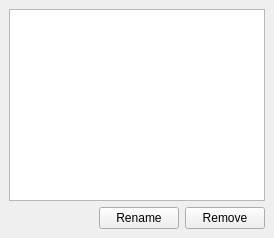
               <widget class="QWidget" name="conv_fav">
                <attribute name="title">
                 <string>Bookmarks</string>
                </attribute>
                <layout class="QVBoxLayout" name="verticalLayout_11">
                 <property name="leftMargin">
                  <number>9</number>
                 </property>
                 <property name="topMargin">
                  <number>9</number>
                 </property>
                 <property name="rightMargin">
                  <number>9</number>
                 </property>
                 <property name="bottomMargin">
                  <number>9</number>
                 </property>
                 <item>
                  <widget class="QListWidget" name="conv_files_fav"/>
                 </item>
                 <item>
                  <layout class="QHBoxLayout" name="horizontalLayout_9">
                   <property name="spacing">
                    <number>6</number>
                   </property>
                   <property name="bottomMargin">
                    <number>0</number>
                   </property>
                   <item>
                    <spacer name="horizontalSpacer_4">
                     <property name="orientation">
                      <enum>Qt::Horizontal</enum>
                     </property>
                     <property name="sizeHint" stdset="0">
                      <size>
                       <width>40</width>
                       <height>20</height>
                      </size>
                     </property>
                    </spacer>
                   </item>
                   <item>
                    <widget class="QPushButton" name="conv_fav_rename">
                     <property name="maximumSize">
                      <size>
                       <width>80</width>
                       <height>16777215</height>
                      </size>
                     </property>
                     <property name="text">
                      <string>Rename</string>
                     </property>
                    </widget>
                   </item>
                   <item>
                    <widget class="QPushButton" name="conv_fav_remove">
                     <property name="maximumSize">
                      <size>
                       <width>80</width>
                       <height>16777215</height>
                      </size>
                     </property>
                     <property name="text">
                      <string>Remove</string>
                     </property>
                    </widget>
                   </item>
                  </layout>
                 </item>
                </layout>
               </widget>
